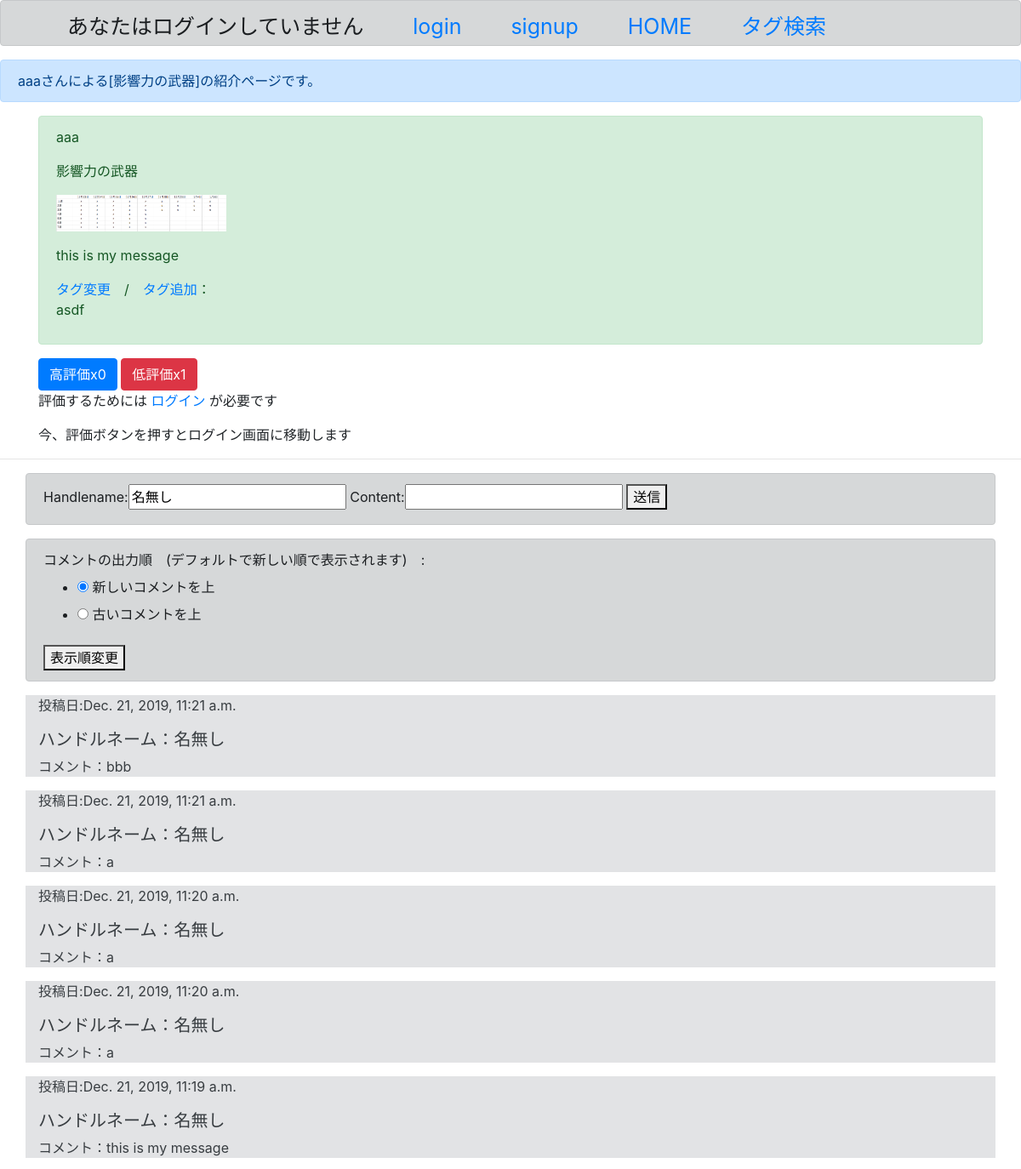
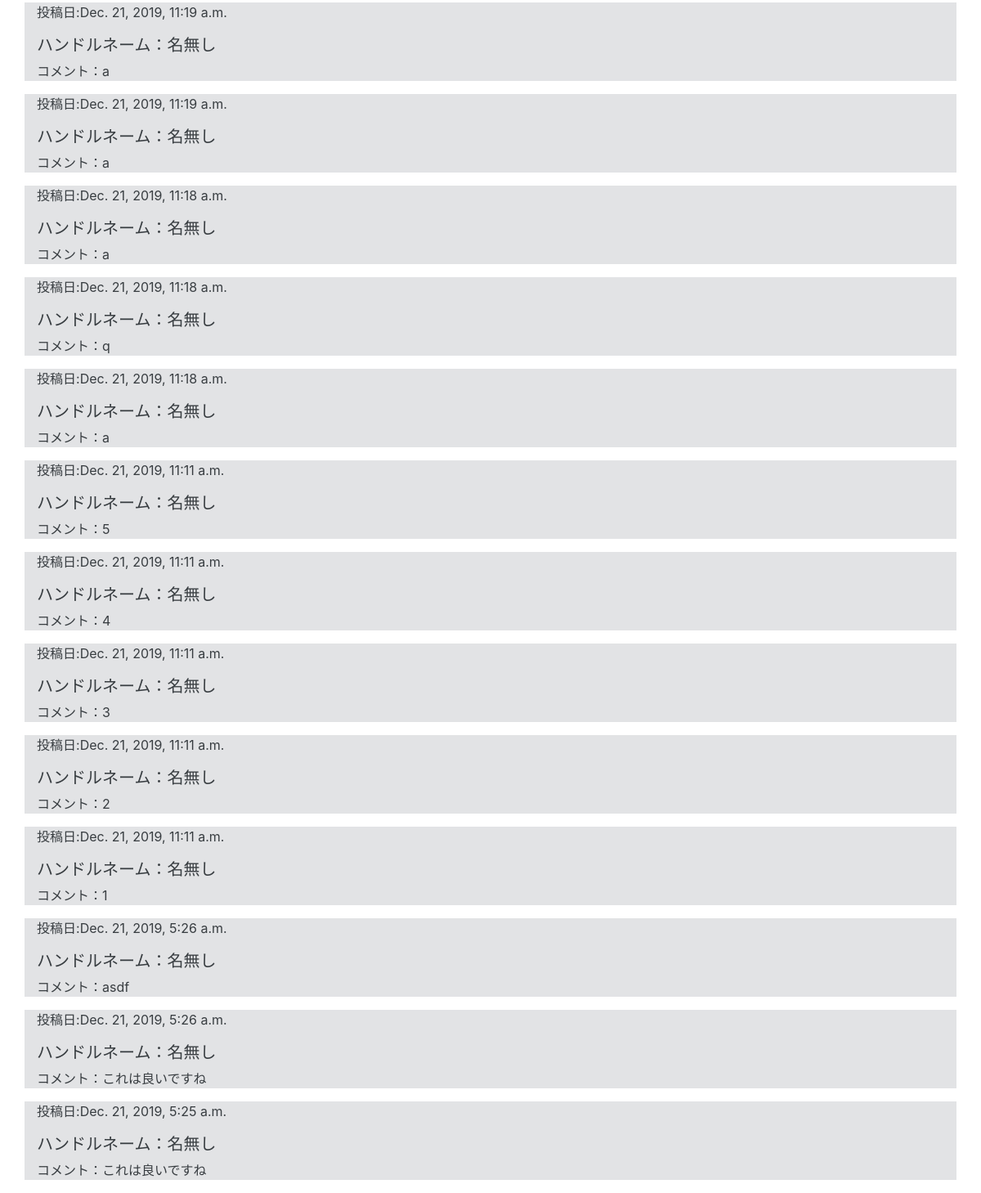
Screenshot of /detail/15 with the database file from the repository (2 pictures, top to bottom).
### book/models.py (models this page shows)
class RecommendedBook(models.Model):
    author = models.CharField(max_length=100)
    bookTitle = models.CharField(max_length=50)
    content = models.TextField()
    bookImage=models.ImageField(upload_to="")
    genre = models.CharField(max_length=200, null=True, blank=True, default="")
    good = models.IntegerField(null=True, blank=True,default=0)
    goodtext = models.CharField(max_length=500,null=True,blank=True, default="")
    notGood = models.IntegerField(null=True, blank=True,default=0)
    notGoodtext = models.CharField(max_length=500,null=True,blank=True, default="")

class comment(models.Model):
    target = models.ForeignKey(RecommendedBook, on_delete=models.CASCADE,default="")
    handlename = models.CharField(max_length=100, default="名無し")
    content = models.CharField(max_length=300)
    created_at = models.DateTimeField(auto_now_add=True)

### book/views.py (the view, shortened to what this page needs)
# urls.py: path('detail/<int:pk>', views.detailfunc,name="detail"),
def detailfunc(request, pk):
    sort=True
    reverseform=RadioForm()
    form=CommentCreateForm()
    object = RecommendedBook.objects.get(pk=pk)
    params = {
        'object':object,
        "form":form,
        "reverseform":reverseform,
        "sort":sort
    }
    return render(request, "detail.html", params)

### book/forms.py
class CommentCreateForm(forms.ModelForm):
    class Meta:
        model=comment
        fields=('handlename',"content")

class RadioForm(forms.Form):
    select=forms.ChoiceField(label="コメントの出力順　(デフォルトで新しい順で表示されます)　", widget=forms.RadioSelect, choices=CHOICE,initial=0)

### templates/detail.html (shortened to what this page needs)
{% extends 'base.html' %}
{%block header%}
<div class="alert alert-primary" role="alert">
    {{object.author}}さんによる[{{object.bookTitle}}]の紹介ページです。
</div>
{%endblock header%}
{% block content %}
<div class="container">
    <div class="alert alert-success" role="alert">
        <p>{{object.author}}</p>
        <p>{{object.bookTitle}}</p>
        <p><img src="{{object.bookImage.url}}" alt="image" width="200"></p>
        <p>{{object.content}}</p>
        <a href="#">タグ変更　</a>/<a href="#">　タグ追加</a>：
        <p>{{object.genre}}</p>
    </div>
    <a href="{% url 'good' object.pk %}" class="btn btn-primary" role="button" aria-pressed="true">高評価x{{object.good}}</a>
    <a href="{% url 'notGood' object.pk %}" class="btn btn-danger" role="button" aria-pressed="true">低評価x{{object.notGood}}</a>
    {% if　not user.is_authenticated %}
        <p>評価するためには <a href="{% url 'login' %}">ログイン</a> が必要です</p>
        <p>今、評価ボタンを押すとログイン画面に移動します</p>
    {% endif%}
</div>
<hr>
<div class="alert alert-dark container" role="alert">
    <form action="{% url 'detail' object.pk %}" method="POST">{% csrf_token %}
        {{ form }}
        <button type="submit">送信</button>
    </form>
</div>
<div class="alert alert-dark container" role="alert">
    <form action="{% url 'detail' object.pk %}" method="POST">{% csrf_token %}
        {{reverseform}}
        <button type="submit">表示順変更</button>
    </form>
</div>
{% if sort %}
{% for comment in object.comment_set.all reversed %}
<div class="alert-secondary container" role="alert">
    <p>投稿日:{{comment.created_at}}</p>
    <h5>ハンドルネーム：{{comment.handlename}}</h5>
    <p>コメント：{{comment.content}}</p>
</div>
{% endfor %}
{%endif%}
{% endblock content %}

### rows the page displays
RecommendedBook: author "aaa", bookTitle "影響力の武器", bookImage (picture), content "this is my message", genre "asdf", good "0", notGood "1"
comment: created_at "Dec. 21, 2019, 11:21 a.m.", handlename "名無し", content "bbb"
comment: created_at "Dec. 21, 2019, 11:21 a.m.", handlename "名無し", content "a"
comment: created_at "Dec. 21, 2019, 11:20 a.m.", handlename "名無し", content "a"
comment: created_at "Dec. 21, 2019, 11:20 a.m.", handlename "名無し", content "a"
comment: created_at "Dec. 21, 2019, 11:19 a.m.", handlename "名無し", content "this is my message"
comment: created_at "Dec. 21, 2019, 11:19 a.m.", handlename "名無し", content "a"
comment: created_at "Dec. 21, 2019, 11:19 a.m.", handlename "名無し", content "a"
comment: created_at "Dec. 21, 2019, 11:18 a.m.", handlename "名無し", content "a"
comment: created_at "Dec. 21, 2019, 11:18 a.m.", handlename "名無し", content "q"
comment: created_at "Dec. 21, 2019, 11:18 a.m.", handlename "名無し", content "a"
comment: created_at "Dec. 21, 2019, 11:11 a.m.", handlename "名無し", content "5"
comment: created_at "Dec. 21, 2019, 11:11 a.m.", handlename "名無し", content "4"
comment: created_at "Dec. 21, 2019, 11:11 a.m.", handlename "名無し", content "3"
comment: created_at "Dec. 21, 2019, 11:11 a.m.", handlename "名無し", content "2"
comment: created_at "Dec. 21, 2019, 11:11 a.m.", handlename "名無し", content "1"
comment: created_at "Dec. 21, 2019, 5:26 a.m.", handlename "名無し", content "asdf"
comment: created_at "Dec. 21, 2019, 5:26 a.m.", handlename "名無し", content "これは良いですね"
comment: created_at "Dec. 21, 2019, 5:25 a.m.", handlename "名無し", content "これは良いですね"
